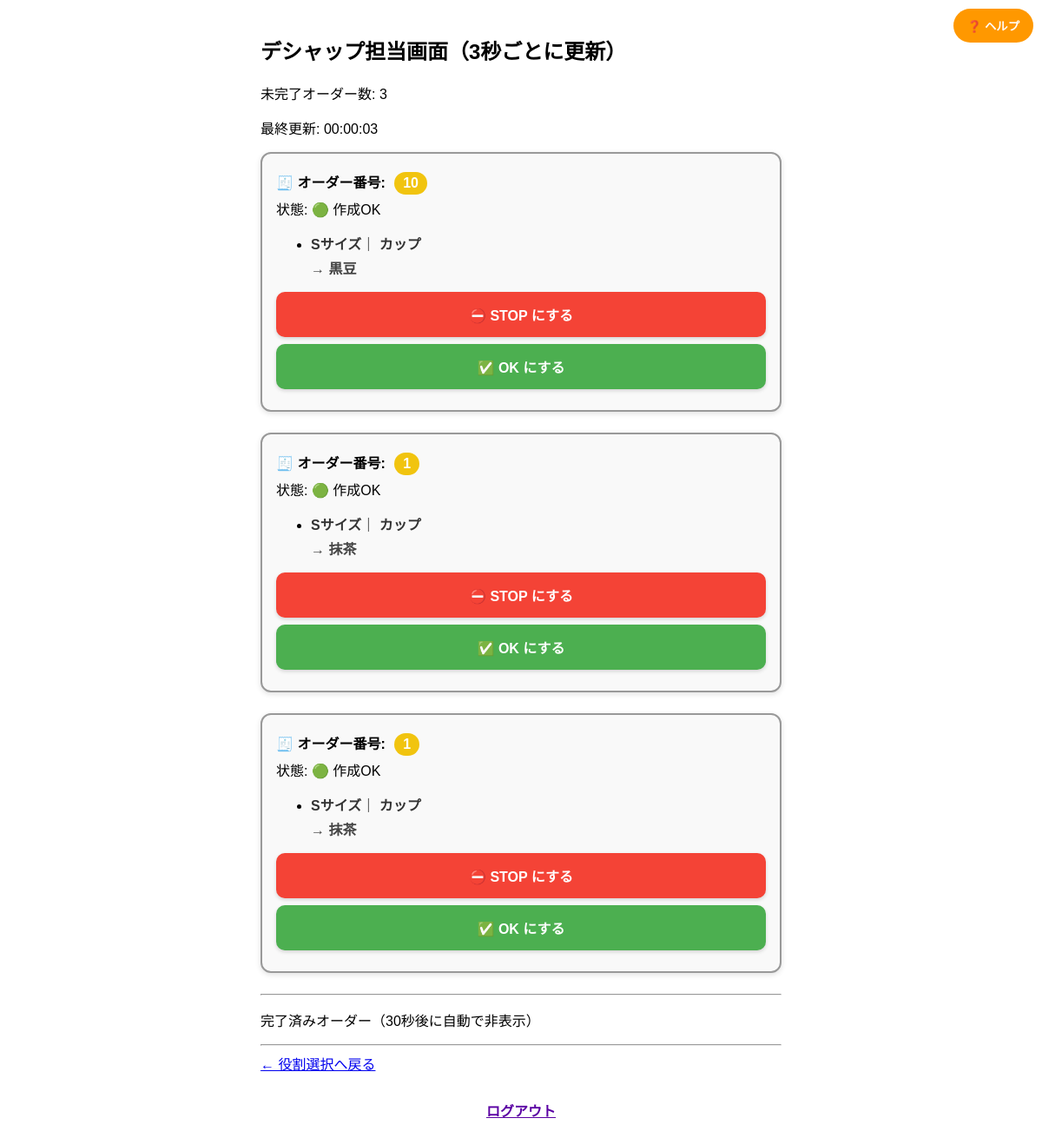
/deshap/, run on an earlier commit of the app's database.
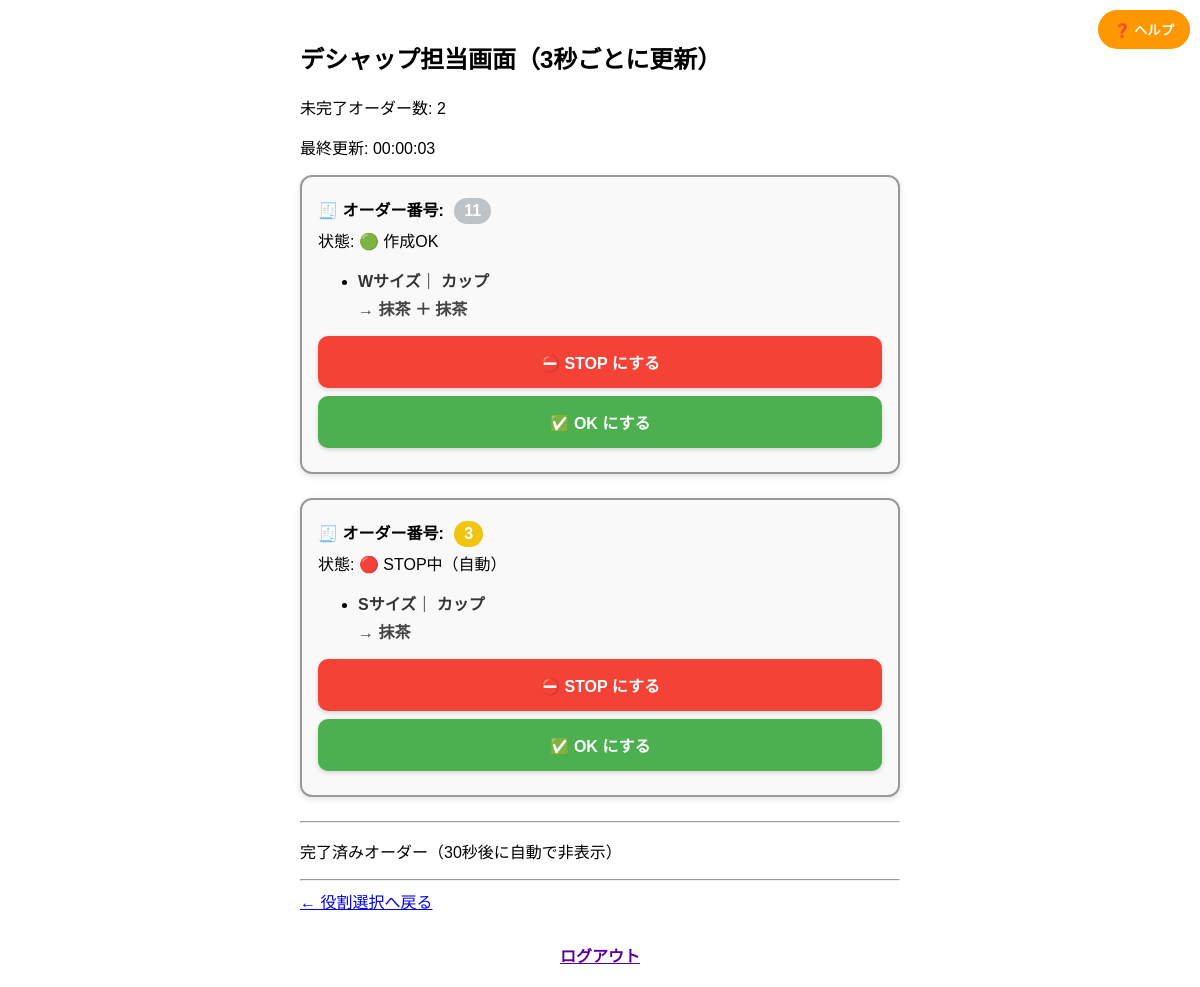
And on a later commit of the database.
### orders/models.py (models this page shows, shortened)
class Order(models.Model):
    group_id = models.CharField(max_length=20)
    size = models.CharField(max_length=2, choices=[('S', 'シングル'), ('W', 'ダブル')])
    container = models.CharField(max_length=10, choices=[('cup', 'カップ'), ('cone', 'コーン')])
    flavor1 = models.CharField(max_length=50, choices=FLAVOR_CHOICES)
    flavor2 = models.CharField(max_length=50, blank=True, null=True, choices=FLAVOR_CHOICES)
    is_completed = models.BooleanField(default=False)
    timestamp = models.DateTimeField(auto_now_add=True)
    status = models.CharField(max_length=10, choices=ORDER_STATUS_CHOICES, default='ok')
    clip_color = models.CharField(max_length=10, choices=CLIP_COLOR_CHOICES)
    clip_number = models.IntegerField()
    completed_at = models.DateTimeField(null=True, blank=True)
    is_auto_stopped = models.BooleanField(default=False)  # ← 自動STOPかどうか

### orders/views.py (the view)
# urls.py: path('deshap/', views.deshap_view, name='deshap'),
def deshap_view(request):
    now = localtime()
    all_orders = list(Order.objects.order_by('timestamp'))
    grouped_orders = {}
    for order in all_orders:
        grouped_orders.setdefault(order.group_id, []).append(order)
    active_orders = {}
    completed_orders = {}
    for group_id, orders in grouped_orders.items():
        sorted_orders = sorted(orders, key=lambda o: o.timestamp)
        if all(o.is_completed for o in sorted_orders):
            completed_times = [o.completed_at for o in sorted_orders if o.completed_at]
            if completed_times and now - max(completed_times) <= timedelta(seconds=30):
                completed_orders[group_id] = sorted_orders
        else:
            active_orders[group_id] = sorted_orders
    pending = Order.objects.filter(is_completed=False, status='hold')
    count = pending.values('group_id').distinct().count()
    target_groups = pending.values_list('group_id', flat=True).distinct()
    for group_id in target_groups:
        group_orders = Order.objects.filter(group_id=group_id)
        if group_orders.exists():
            new_status = 'ok' if count <= 3 else 'stop'
            group_orders.update(status=new_status)
    active_count = sum(
        1 for orders in active_orders.values()
        if any(not o.is_completed for o in orders)
    )
    newly_created_group_ids = []
    for group_id, orders in grouped_orders.items():
        if all(not o.is_completed for o in orders):  # 未完了のみ
            created_within_3s = any((timezone.now() - o.timestamp).total_seconds() < 3 for o in orders)
            if created_within_3s:
                newly_created_group_ids.append(group_id)
    context = {
        'grouped_orders': active_orders,
        'completed_orders': completed_orders,
        'now': now,
        'active_count': active_count,
        'newly_created_group_ids': newly_created_group_ids  # ✅ これを追加
    }
    return render(request, 'orders/deshap.html', {
        'grouped_orders': active_orders,
        'completed_orders': completed_orders,
        'now': now,
        'active_count': active_count,
    })

### orders/templates/orders/deshap.html (shortened to what this page needs)
{% load custom_filters %}
{% load static %}
<!DOCTYPE html>
<html lang="ja">
<head>
</head>
<body>
  <h2>デシャップ担当画面（3秒ごとに更新）</h2>
  <p>未完了オーダー数: {{ active_count }}</p>
  <p>最終更新: {{ now|time:"H:i:s" }}</p>
<button id="helpButton" onclick="openHelp()">❓ ヘルプ</button>
{% for group_id, orders in grouped_orders.items %}
<div class="order-card">
  <p class="clip-id">
    🧾 オーダー番号:
    <span class="clip-badge {{ orders.0.clip_color }}">
      {{ orders.0.clip_number }}
    </span>
  </p>
  <p class="status-line">
    状態:
    {% if orders.0.status == 'ok' %}
      🟢 作成OK
    {% elif orders.0.status == 'stop' %}
      🔴 STOP中{% if orders.0.is_auto_stopped %}（自動）{% endif %}
    {% endif %}
  </p>
  <ul>
    {% for order in orders %}
    <li>
      <span class="item-label">{{ order.size }}サイズ</span>｜
      <span class="item-label">
        {% if order.container == 'cup' %}カップ{% elif order.container == 'cone' %}コーン{% else %}{{ order.container }}{% endif %}
      </span><br>
      <span class="flavor-strong">→ {{ order.flavor1 }}{% if order.flavor2 %} ＋ {{ order.flavor2 }}{% endif %}</span>
    </li>
    {% endfor %}
  </ul>
  <form method="post" action="/update_status/{{ orders.0.group_id }}/stop/">
    <button type="submit" class="complete-button stop-button">⛔ STOP にする</button>
  </form>
  <form method="post" action="/update_status/{{ orders.0.group_id }}/ok/">
    <button type="submit" class="complete-button ok-button">✅ OK にする</button>
  </form>
</div>
{% endfor %}
  <hr>
  <p>完了済みオーダー（30秒後に自動で非表示）</p>
  <hr>
  <a href="/">← 役割選択へ戻る</a>
  <div class="logout-bottom">
    <a href="/logout/" style="font-weight: bold; color: #5a00a3;">ログアウト</a>
  </div>
</body>
</html>

What changed in the data, as far as the page shows it:
no longer on this page (row edited): Order: clip_number "10", status "🟢 作成OK", size "S", container "カップ", flavor1 "黒豆"
no longer on this page (row edited): Order: clip_number "1", status "🟢 作成OK", size "S", container "カップ", flavor1 "抹茶"
no longer on this page (row edited): Order: clip_number "1", status "🟢 作成OK", size "S", container "カップ", flavor1 "抹茶"
added Order: clip_number "11", status "🟢 作成OK", size "W", container "カップ", flavor1 "抹茶", flavor2 "抹茶", clip_color "white" (drawn)
added Order: clip_number "3", status "🔴 STOP中", size "S", container "カップ", flavor1 "抹茶"
Also different on the page:
{{ active_count }}: "3" → "2"
